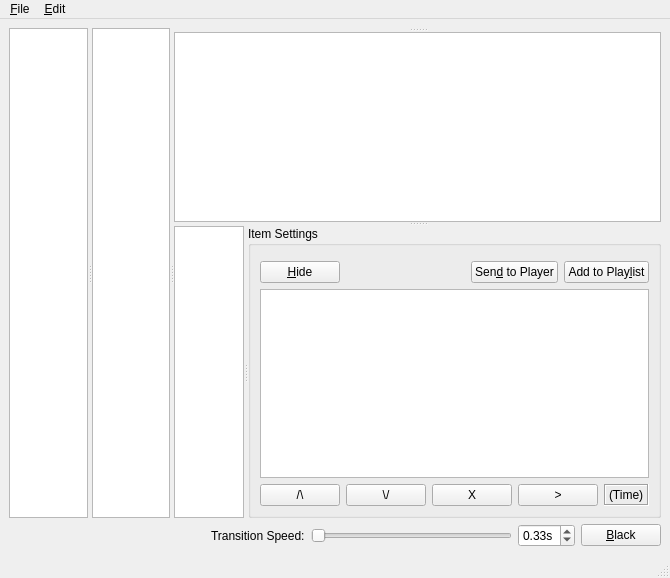
<?xml version="1.0" encoding="UTF-8"?>
<ui version="4.0">
 <class>DirectorWindow</class>
 <widget class="QMainWindow" name="DirectorWindow">
  <property name="geometry">
   <rect>
    <x>0</x>
    <y>0</y>
    <width>670</width>
    <height>578</height>
   </rect>
  </property>
  <property name="windowTitle">
   <string>MainWindow</string>
  </property>
  <widget class="QWidget" name="centralwidget">
   <layout class="QVBoxLayout" name="verticalLayout_2">
    <item>
     <widget class="QSplitter" name="mainSplitter">
      <property name="orientation">
       <enum>Qt::Horizontal</enum>
      </property>
      <widget class="QTableView" name="collectionListview">
       <property name="selectionBehavior">
        <enum>QAbstractItemView::SelectRows</enum>
       </property>
       <attribute name="verticalHeaderVisible">
        <bool>false</bool>
       </attribute>
       <attribute name="verticalHeaderVisible">
        <bool>false</bool>
       </attribute>
      </widget>
      <widget class="QTableView" name="groupListview">
       <property name="selectionBehavior">
        <enum>QAbstractItemView::SelectRows</enum>
       </property>
       <attribute name="verticalHeaderVisible">
        <bool>false</bool>
       </attribute>
       <attribute name="verticalHeaderVisible">
        <bool>false</bool>
       </attribute>
      </widget>
      <widget class="QSplitter" name="sceneSplitter">
       <property name="orientation">
        <enum>Qt::Vertical</enum>
       </property>
       <widget class="QWidget" name="horizontalLayoutWidget">
        <layout class="QHBoxLayout" name="playerSelectionLayout"/>
       </widget>
       <widget class="EditorGraphicsView" name="graphicsView">
        <property name="minimumSize">
         <size>
          <width>160</width>
          <height>120</height>
         </size>
        </property>
       </widget>
       <widget class="QSplitter" name="drawableSplitter">
        <property name="orientation">
         <enum>Qt::Horizontal</enum>
        </property>
        <widget class="QListView" name="sceneListview"/>
        <widget class="QGroupBox" name="drawableGroupBox">
         <property name="title">
          <string>Item Settings</string>
         </property>
         <layout class="QVBoxLayout" name="verticalLayout_3">
          <item>
           <widget class="QWidget" name="itemPropBase" native="true">
            <layout class="QHBoxLayout" name="horizontalLayout">
             <property name="margin">
              <number>0</number>
             </property>
             <item>
              <layout class="QFormLayout" name="itemPropLayout"/>
             </item>
            </layout>
           </widget>
          </item>
          <item>
           <widget class="QWidget" name="playlistSetupWidget" native="true">
            <layout class="QVBoxLayout" name="verticalLayout">
             <property name="margin">
              <number>0</number>
             </property>
             <item>
              <layout class="QHBoxLayout" name="horizontalLayout_2">
               <item>
                <widget class="QPushButton" name="hideBtn">
                 <property name="text">
                  <string>&amp;Hide</string>
                 </property>
                 <property name="checkable">
                  <bool>true</bool>
                 </property>
                 <property name="flat">
                  <bool>false</bool>
                 </property>
                </widget>
               </item>
               <item>
                <spacer name="horizontalSpacer">
                 <property name="orientation">
                  <enum>Qt::Horizontal</enum>
                 </property>
                 <property name="sizeHint" stdset="0">
                  <size>
                   <width>40</width>
                   <height>20</height>
                  </size>
                 </property>
                </spacer>
               </item>
               <item>
                <widget class="QPushButton" name="sendToPlayerBtn">
                 <property name="text">
                  <string>Sen&amp;d to Player</string>
                 </property>
                </widget>
               </item>
               <item>
                <widget class="QPushButton" name="addToPlaylistBtn">
                 <property name="text">
                  <string>Add to Play&amp;list</string>
                 </property>
                </widget>
               </item>
              </layout>
             </item>
             <item>
              <widget class="QTableView" name="playlistView">
               <property name="selectionBehavior">
                <enum>QAbstractItemView::SelectRows</enum>
               </property>
               <attribute name="verticalHeaderVisible">
                <bool>false</bool>
               </attribute>
               <attribute name="verticalHeaderVisible">
                <bool>false</bool>
               </attribute>
              </widget>
             </item>
             <item>
              <layout class="QHBoxLayout" name="horizontalLayout_4">
               <item>
                <widget class="QPushButton" name="moveUpBtn">
                 <property name="text">
                  <string>/\</string>
                 </property>
                </widget>
               </item>
               <item>
                <widget class="QPushButton" name="moveDownBtn">
                 <property name="text">
                  <string>\/</string>
                 </property>
                </widget>
               </item>
               <item>
                <widget class="QPushButton" name="delBtn">
                 <property name="text">
                  <string>X</string>
                 </property>
                </widget>
               </item>
               <item>
                <widget class="QPushButton" name="playBtn">
                 <property name="text">
                  <string>&gt;</string>
                 </property>
                </widget>
               </item>
               <item>
                <widget class="QLabel" name="timeLabel">
                 <property name="frameShape">
                  <enum>QFrame::Box</enum>
                 </property>
                 <property name="frameShadow">
                  <enum>QFrame::Sunken</enum>
                 </property>
                 <property name="text">
                  <string>(Time)</string>
                 </property>
                </widget>
               </item>
               <item>
                <spacer name="horizontalSpacer_4">
                 <property name="orientation">
                  <enum>Qt::Horizontal</enum>
                 </property>
                 <property name="sizeHint" stdset="0">
                  <size>
                   <width>40</width>
                   <height>20</height>
                  </size>
                 </property>
                </spacer>
               </item>
              </layout>
             </item>
            </layout>
           </widget>
          </item>
         </layout>
        </widget>
       </widget>
      </widget>
     </widget>
    </item>
    <item>
     <layout class="QHBoxLayout" name="horizontalLayout_3">
      <item>
       <spacer name="horizontalSpacer_2">
        <property name="orientation">
         <enum>Qt::Horizontal</enum>
        </property>
        <property name="sizeHint" stdset="0">
         <size>
          <width>40</width>
          <height>20</height>
         </size>
        </property>
       </spacer>
      </item>
      <item>
       <widget class="QLabel" name="label_2">
        <property name="text">
         <string>Transition Speed:</string>
        </property>
       </widget>
      </item>
      <item>
       <widget class="QSlider" name="fadeSpeedSlider">
        <property name="minimum">
         <number>1</number>
        </property>
        <property name="maximum">
         <number>100</number>
        </property>
        <property name="singleStep">
         <number>5</number>
        </property>
        <property name="orientation">
         <enum>Qt::Horizontal</enum>
        </property>
       </widget>
      </item>
      <item>
       <widget class="QDoubleSpinBox" name="fadeSpeedBox">
        <property name="suffix">
         <string>s</string>
        </property>
        <property name="maximum">
         <double>3.000000000000000</double>
        </property>
        <property name="singleStep">
         <double>0.250000000000000</double>
        </property>
        <property name="value">
         <double>0.330000000000000</double>
        </property>
       </widget>
      </item>
      <item>
       <widget class="QPushButton" name="fadeBlackBtn">
        <property name="text">
         <string>&amp;Black</string>
        </property>
        <property name="checkable">
         <bool>true</bool>
        </property>
       </widget>
      </item>
     </layout>
    </item>
   </layout>
  </widget>
  <widget class="QMenuBar" name="menubar">
   <property name="geometry">
    <rect>
     <x>0</x>
     <y>0</y>
     <width>670</width>
     <height>18</height>
    </rect>
   </property>
   <widget class="QMenu" name="menuFile">
    <property name="title">
     <string>&amp;File</string>
    </property>
    <addaction name="actionOpen_Collection"/>
    <addaction name="actionSave"/>
    <addaction name="actionSave_As"/>
    <addaction name="separator"/>
    <addaction name="actionChange_Canvas_Size"/>
    <addaction name="separator"/>
    <addaction name="actionPlayer_Setup"/>
    <addaction name="actionMonitor_Players_Live"/>
    <addaction name="separator"/>
    <addaction name="actionExit"/>
   </widget>
   <widget class="QMenu" name="menuEdit">
    <property name="title">
     <string>&amp;Edit</string>
    </property>
    <addaction name="actionEdit_Selected_Group"/>
    <addaction name="actionAdd_New_Group"/>
    <addaction name="actionRemove_Selected_Group"/>
   </widget>
   <addaction name="menuFile"/>
   <addaction name="menuEdit"/>
  </widget>
  <widget class="QStatusBar" name="statusbar"/>
  <action name="actionOpen_Collection">
   <property name="text">
    <string>&amp;Open Collection...</string>
   </property>
  </action>
  <action name="actionSave">
   <property name="text">
    <string>&amp;Save</string>
   </property>
  </action>
  <action name="actionSave_As">
   <property name="text">
    <string>Save &amp;As...</string>
   </property>
  </action>
  <action name="actionEdit_Selected_Group">
   <property name="text">
    <string>&amp;Edit Selected Group (Shift+F2)</string>
   </property>
   <property name="shortcut">
    <string>Shift+F2</string>
   </property>
  </action>
  <action name="actionAdd_New_Group">
   <property name="text">
    <string>Add &amp;New Group (CTRL+N)</string>
   </property>
   <property name="shortcut">
    <string>Ctrl+N</string>
   </property>
  </action>
  <action name="actionRemove_Selected_Group">
   <property name="text">
    <string>&amp;Delete Selected Group</string>
   </property>
  </action>
  <action name="actionPlayer_Setup">
   <property name="text">
    <string>Players &amp;Connections...</string>
   </property>
  </action>
  <action name="actionExit">
   <property name="text">
    <string>E&amp;xit</string>
   </property>
  </action>
  <action name="actionChange_Canvas_Size">
   <property name="text">
    <string>Change Can&amp;vas Size...</string>
   </property>
  </action>
  <action name="actionMonitor_Players_Live">
   <property name="text">
    <string>&amp;Monitor Players Live ...</string>
   </property>
  </action>
 </widget>
 <customwidgets>
  <customwidget>
   <class>EditorGraphicsView</class>
   <extends>QGraphicsView</extends>
   <header>../EditorGraphicsView.h</header>
  </customwidget>
 </customwidgets>
 <resources/>
 <connections/>
</ui>
